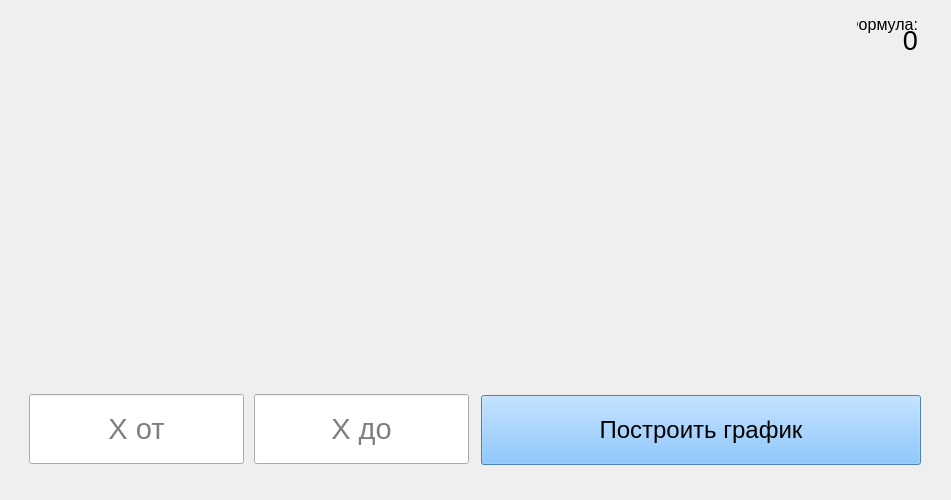
<?xml version="1.0" encoding="UTF-8"?>
<ui version="4.0">
 <class>Graphicus</class>
 <widget class="QWidget" name="Graphicus">
  <property name="geometry">
   <rect>
    <x>0</x>
    <y>0</y>
    <width>951</width>
    <height>500</height>
   </rect>
  </property>
  <property name="minimumSize">
   <size>
    <width>951</width>
    <height>500</height>
   </size>
  </property>
  <property name="maximumSize">
   <size>
    <width>951</width>
    <height>500</height>
   </size>
  </property>
  <property name="baseSize">
   <size>
    <width>951</width>
    <height>500</height>
   </size>
  </property>
  <property name="windowTitle">
   <string>Form</string>
  </property>
  <property name="styleSheet">
   <string notr="true"/>
  </property>
  <widget class="QLineEdit" name="toArea">
   <property name="geometry">
    <rect>
     <x>254</x>
     <y>394</y>
     <width>215</width>
     <height>70</height>
    </rect>
   </property>
   <property name="minimumSize">
    <size>
     <width>215</width>
     <height>70</height>
    </size>
   </property>
   <property name="maximumSize">
    <size>
     <width>215</width>
     <height>70</height>
    </size>
   </property>
   <property name="font">
    <font>
     <pointsize>22</pointsize>
    </font>
   </property>
   <property name="styleSheet">
    <string notr="true"/>
   </property>
   <property name="text">
    <string/>
   </property>
   <property name="maxLength">
    <number>255</number>
   </property>
   <property name="alignment">
    <set>Qt::AlignCenter</set>
   </property>
   <property name="placeholderText">
    <string>X до</string>
   </property>
  </widget>
  <widget class="QLineEdit" name="fromArea">
   <property name="geometry">
    <rect>
     <x>29</x>
     <y>394</y>
     <width>215</width>
     <height>70</height>
    </rect>
   </property>
   <property name="minimumSize">
    <size>
     <width>215</width>
     <height>70</height>
    </size>
   </property>
   <property name="maximumSize">
    <size>
     <width>215</width>
     <height>70</height>
    </size>
   </property>
   <property name="font">
    <font>
     <pointsize>22</pointsize>
    </font>
   </property>
   <property name="styleSheet">
    <string notr="true"/>
   </property>
   <property name="text">
    <string/>
   </property>
   <property name="maxLength">
    <number>255</number>
   </property>
   <property name="alignment">
    <set>Qt::AlignCenter</set>
   </property>
   <property name="placeholderText">
    <string>X от</string>
   </property>
  </widget>
  <widget class="QPushButton" name="pushButton_make">
   <property name="enabled">
    <bool>true</bool>
   </property>
   <property name="geometry">
    <rect>
     <x>481</x>
     <y>395</y>
     <width>440</width>
     <height>70</height>
    </rect>
   </property>
   <property name="minimumSize">
    <size>
     <width>440</width>
     <height>70</height>
    </size>
   </property>
   <property name="maximumSize">
    <size>
     <width>440</width>
     <height>70</height>
    </size>
   </property>
   <property name="font">
    <font>
     <pointsize>18</pointsize>
    </font>
   </property>
   <property name="styleSheet">
    <string notr="true">background-color: rgb(107, 182, 255);</string>
   </property>
   <property name="text">
    <string>Построить график</string>
   </property>
  </widget>
  <widget class="QCustomPlot" name="gWin" native="true">
   <property name="geometry">
    <rect>
     <x>0</x>
     <y>0</y>
     <width>951</width>
     <height>361</height>
    </rect>
   </property>
   <property name="minimumSize">
    <size>
     <width>951</width>
     <height>361</height>
    </size>
   </property>
   <property name="maximumSize">
    <size>
     <width>951</width>
     <height>361</height>
    </size>
   </property>
   <widget class="QLabel" name="expLabel">
    <property name="geometry">
     <rect>
      <x>37</x>
      <y>30</y>
      <width>881</width>
      <height>21</height>
     </rect>
    </property>
    <property name="font">
     <font>
      <pointsize>20</pointsize>
     </font>
    </property>
    <property name="styleSheet">
     <string notr="true">color: rgb(0, 0, 0);
background-color: rgb(255, 255, 255, 0.0);</string>
    </property>
    <property name="text">
     <string>0</string>
    </property>
    <property name="alignment">
     <set>Qt::AlignRight|Qt::AlignTrailing|Qt::AlignVCenter</set>
    </property>
   </widget>
   <widget class="QLabel" name="expLabel_2">
    <property name="geometry">
     <rect>
      <x>857</x>
      <y>14</y>
      <width>61</width>
      <height>21</height>
     </rect>
    </property>
    <property name="font">
     <font>
      <pointsize>12</pointsize>
     </font>
    </property>
    <property name="styleSheet">
     <string notr="true">color: rgb(0, 0, 0);
background-color: rgb(255, 255, 255, 0.0);</string>
    </property>
    <property name="text">
     <string>Формула:</string>
    </property>
    <property name="alignment">
     <set>Qt::AlignRight|Qt::AlignTrailing|Qt::AlignVCenter</set>
    </property>
   </widget>
  </widget>
 </widget>
 <customwidgets>
  <customwidget>
   <class>QCustomPlot</class>
   <extends>QWidget</extends>
   <header>qcustomplot.h</header>
   <container>1</container>
  </customwidget>
 </customwidgets>
 <resources/>
 <connections/>
</ui>
